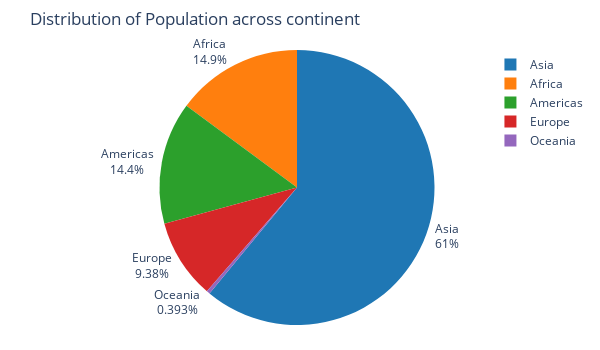

The code cell stored with this chart in its notebook:
### Markdown cell above
## Pie chart

### Code cell
#Draw pie chart showing distribution of population
fig = px.pie(
    data_frame=df_continent,
    values='pop',
    names='continent',
    title = 'Distribution of Population across continent',
    color_discrete_sequence=px.colors.qualitative.D3
)
fig.update_traces(text = df_continent['continent'],
                  textposition = 'outside'
                  )

fig.update_layout(
    width = 600,
    height = 350,
    margin = dict(t = 50, l = 50, r = 25, b = 25),
    showlegend = True
)
fig.show()

### Figure 1 — Plotly figure (JSON) as saved in the notebook; plotly's stock layout.template omitted (floating-point values rounded to 4 significant figures)
{"data": [{"domain": {"x": [0, 1], "y": [0, 1]}, "hovertemplate": "continent=%{label}<br>pop=%{value}<extra></extra>", "labels": ["Africa", "Americas", "Asia", "Europe", "Oceania"], "legendgroup": "", "name": "", "showlegend": true, "text": ["Africa", "Americas", "Asia", "Europe", "Oceania"], "textposition": "outside", "type": "pie", "values": [929539692, 898871184, 3811953827, 586098529, 24549947]}], "layout": {"height": 350, "legend": {"tracegroupgap": 0}, "margin": {"b": 25, "l": 50, "r": 25, "t": 50}, "piecolorway": ["#1F77B4", "#FF7F0E", "#2CA02C", "#D62728", "#9467BD", "#8C564B", "#E377C2", "#7F7F7F", "#BCBD22", "#17BECF"], "showlegend": true, "title": {"text": "Distribution of Population across continent"}, "width": 600}}
